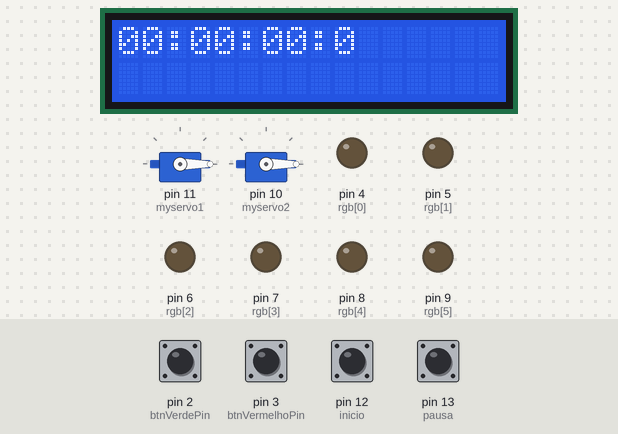
Bench run of a sketch on a simulated Arduino Uno, built with avr-gcc and run on an emulated ATmega328P. Shown: 2 × servo, 16×2 character LCD, output pins drawn as LEDs (lit = HIGH). Inputs (shaded band) come from the test bench; at power-on: pin 2 (btnVerdePin), pin 3 (btnVermelhoPin), pin 12 (inicio), pin 13 (pausa) HIGH.

Above: at 1.3 s.
1.4 s: pin 2 (btnVerdePin) pulled LOW for 0.15 s
At 2.5 s:
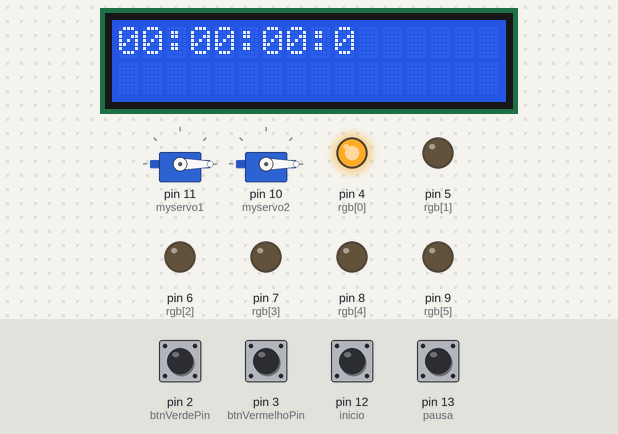
3.1 s: pin 3 (btnVermelhoPin) pulled LOW for 0.15 s
At 3.7 s:
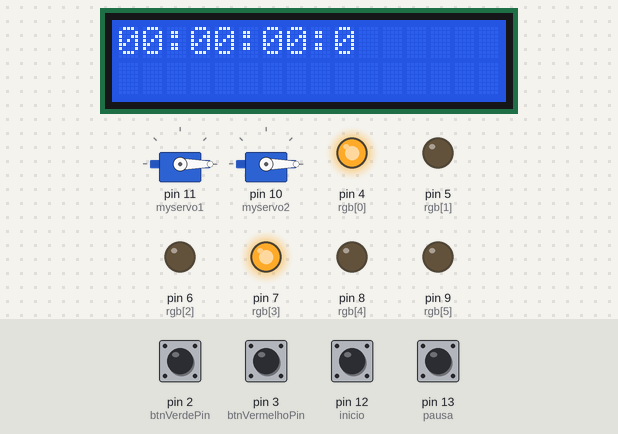
4.8 s: pin 12 (inicio) pulled LOW for 0.15 s
At 4.96 s:
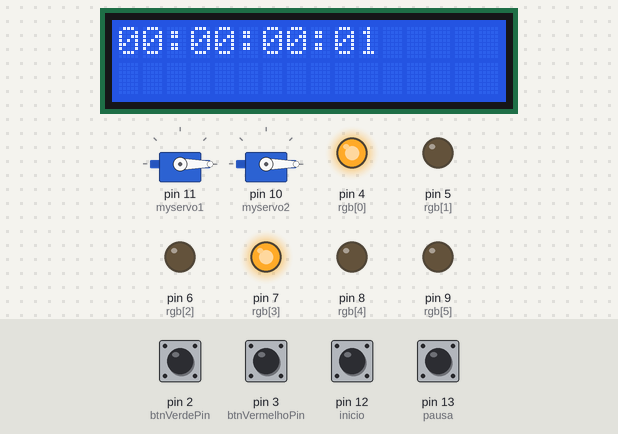
6.4 s: pin 2 (btnVerdePin) pulled LOW for 1 s
At 7.55 s:
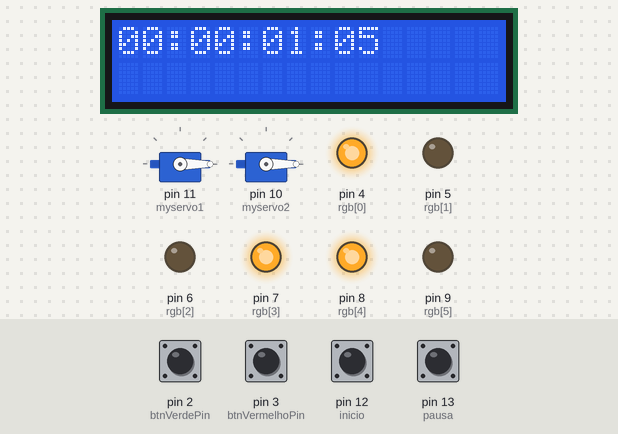
8.9 s: pin 3 (btnVermelhoPin) pulled LOW for 1 s
At 9.96 s:
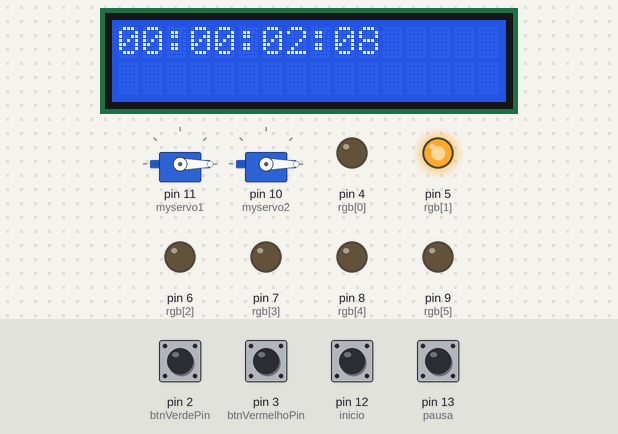
11.6 s: pin 2 (btnVerdePin) pulled LOW for 0.15 s
At 11.86 s:
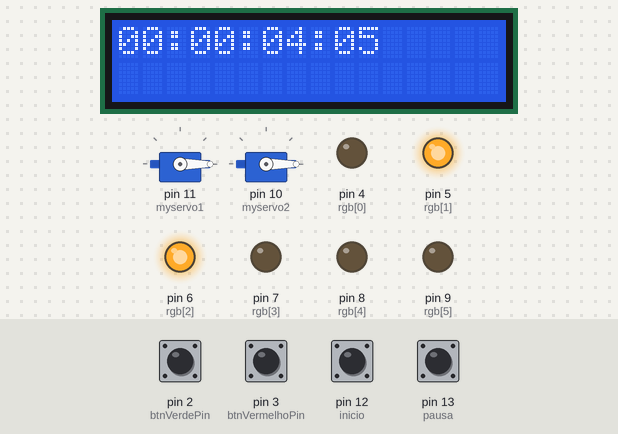
Timing chart, 0 to 14.6 s (numbered marks = the images above; inputs shaded):
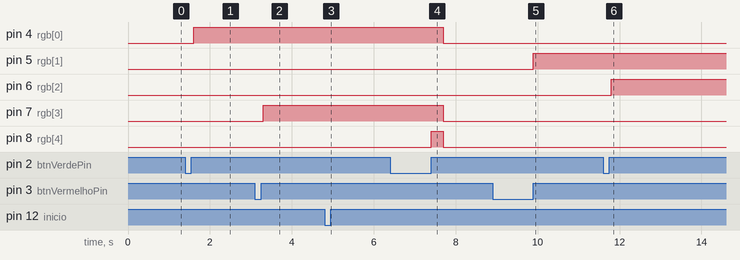

Measured:
- after the input at 1.4 s, pin 4 (rgb[0]): LOW → HIGH after 0.20 s
- after the input at 3.1 s, pin 7 (rgb[3]): LOW → HIGH after 0.20 s
- after the input at 4.8 s, the display: changes after 0.11 s (image 3)
- after the input at 6.4 s, pin 4 (rgb[0]), pin 7 (rgb[3]): HIGH → LOW after 1.3 s; pin 8 (rgb[4]): LOW → HIGH after 1.0 s, → LOW 0.30 s later
- after the input at 8.9 s, pin 5 (rgb[1]): LOW → HIGH after 1.0 s
- after the input at 11.6 s, pin 6 (rgb[2]): LOW → HIGH after 0.20 s

The sketch:

diaphora.ino
```cpp
#include <Wire.h>
#include <LiquidCrystal_I2C.h>
#include <Servo.h>

Servo myservo1;
Servo myservo2;
int pos = 0;
const int btnVerdePin = 2;
const int btnVermelhoPin = 3;

const int rgb[] = {4, 5, 6, 7, 8, 9};

bool btnVerdeState;
bool btnVermelhoState;

int numPressVerde = 0;
int numPressVermelho = 0;


LiquidCrystal_I2C lcd(0x27, 16, 2);
// Endereço I2c do LCD e tamanho (16 colunas x 2 linhas)

int horas = 0;
int minutos = 0;
int segundos = 0;
int decimas = 0;
long milisegundos = 0;
int inicio = 12;
int pausa = 13;
bool isRunning = false; // Variável para controlar o estado do cronômetro
bool inicioPressed = false; // Variável para controlar o estado do botão inicio

void setup() {
  Serial.begin(9600);
  pinMode(btnVerdePin, INPUT_PULLUP);
  pinMode(btnVermelhoPin, INPUT_PULLUP);
  pinMode(inicio, INPUT_PULLUP);
  pinMode(pausa, INPUT_PULLUP);

  for (int i = 0; i < 6; i++) {
    pinMode(rgb[i], OUTPUT);
  }
  myservo1.attach(11);
  myservo1.write(0);
  myservo2.attach(10);
  myservo2.write(0);

  lcd.init(); // Inicializa o LCD
  lcd.backlight(); // Liga a luz de fundo do LCD

  lcd.begin(16, 2);
  lcd.setCursor(0, 0);
  lcd.print("00:00:00:0");
}

void loop() {
  // Botão de início
  if (digitalRead(inicio) == LOW && !inicioPressed) {
    inicioPressed = true; // Marca o botão como pressionado
    if (isRunning) {
      isRunning = false; // Para o cronômetro
    } else {
      horas = 0;
      minutos = 0;
      segundos = 0;
      decimas = 0;
      lcd.clear();
      lcd.setCursor(0, 0);
      lcd.print("00:00:00:0");
      isRunning = true; // Inicia o cronômetro
    }
  } else if (digitalRead(inicio) == HIGH && inicioPressed) {
    inicioPressed = false; // Reseta a marcação do botão
  }

  // Botão Pause/Play
  if (digitalRead(pausa) == LOW) {
    delay(200); // Debounce
    while (digitalRead(pausa) == LOW);
    isRunning = !isRunning; // Alterna entre pausar e continuar o cronômetro
  }

  btnVerdeState = digitalRead(btnVerdePin);
  btnVermelhoState = digitalRead(btnVermelhoPin);

  // Verifica se o botão verde foi pressionado
  if (btnVerdeState == LOW) {
    delay(200); // Debounce
    while (digitalRead(btnVerdePin) == LOW);
    if (numPressVermelho == 1 && numPressVerde != 1) {
      digitalWrite(rgb[2], HIGH);
      numPressVerde++;
    }
    else if (numPressVermelho == 2 || (numPressVerde == 1 && numPressVermelho == 1)) {
      digitalWrite(rgb[4], HIGH);
      numPressVerde++;
    }
    else {
      numPressVerde++;
      if (numPressVerde == 1) {
        digitalWrite(rgb[0], HIGH);
      } else if (numPressVerde == 2) {
        digitalWrite(rgb[2], HIGH);
      } else if (numPressVerde == 3) {
        digitalWrite(rgb[4], HIGH);
      }
    }
  }

  // Verifica se o botão vermelho foi pressionado
  if (btnVermelhoState == LOW) {
    delay(200); // Debounce
    while (digitalRead(btnVermelhoPin) == LOW);
    if (numPressVerde == 1 && numPressVermelho != 1) {
      digitalWrite(rgb[3], HIGH);
      numPressVermelho++;
    }
    else if (numPressVerde == 2 || (numPressVermelho == 1 && numPressVerde == 1)) {
      digitalWrite(rgb[5], HIGH);
      numPressVermelho++;
    }
    else {
      numPressVermelho++;
      if (numPressVermelho == 1) {
        digitalWrite(rgb[1], HIGH);
      } else if (numPressVermelho == 2) {
        digitalWrite(rgb[3], HIGH);
      } else if (numPressVermelho == 3) {
        digitalWrite(rgb[5], HIGH);
      }
    }
  }

  // Verifica se três LEDs verdes estão ligados
  if (numPressVerde >= 3) {
    delay(200);
    if (pos < 10) {
      for (pos = 0; pos <= 90; pos++) {
        myservo1.write(pos);
        myservo2.write(pos);
      }

    }

    for (int i = 0; i < 6; i++) {
      digitalWrite(rgb[i], LOW);
    }
    numPressVerde = 0;
    // Comentário: Servo abrindo
  }

  // Condição para caso não seja apertado três botões da mesma cor seguidos
  if (((numPressVerde + numPressVermelho) == 3) && (numPressVermelho != 3) && (numPressVerde != 3)) {
    delay(300);
    for (int i = 0; i < 6; i++) {
      digitalWrite(rgb[i], LOW);
    }
    numPressVerde = 0;
    numPressVermelho = 0;
  }

  // Verifica se três LEDs vermelhos estão ligados
  if (numPressVermelho >= 3) {
    delay(200);
    if (pos >= 90) {
      for (pos = 90; pos >= 0; pos--) {
        myservo1.write(pos);
        myservo2.write(pos);
      }
    }

    for (int i = 0; i < 6; i++) {
      digitalWrite(rgb[i], LOW);
    }
    numPressVermelho = 0;
    // Comentário: Servo fechando
  }

  // Atualiza o cronômetro apenas se estiver rodando
  if (isRunning) {
    milisegundos = millis();
    if (milisegundos % 100 == 0) {
      decimas++;
      if (decimas == 10) {
        decimas = 0;
        segundos++;
      }
      if (segundos == 60) {
        segundos = 0;
        minutos++;
      }
      if (minutos == 60) {
        minutos = 0;
        horas++;
      }

      lcd.setCursor(0, 0);
      if (horas < 10) {
        lcd.print("0");
      }
      lcd.print(horas);
      lcd.print(":");
      if (minutos < 10) {
        lcd.print("0");
      }
      lcd.print(minutos);
      lcd.print(":");
      if (segundos < 10) {
        lcd.print("0");
      }
      lcd.print(segundos);
      lcd.print(":");
      if (decimas < 10) {
        lcd.print("0");
      }
      lcd.print(decimas);
    }
  }
}
```
